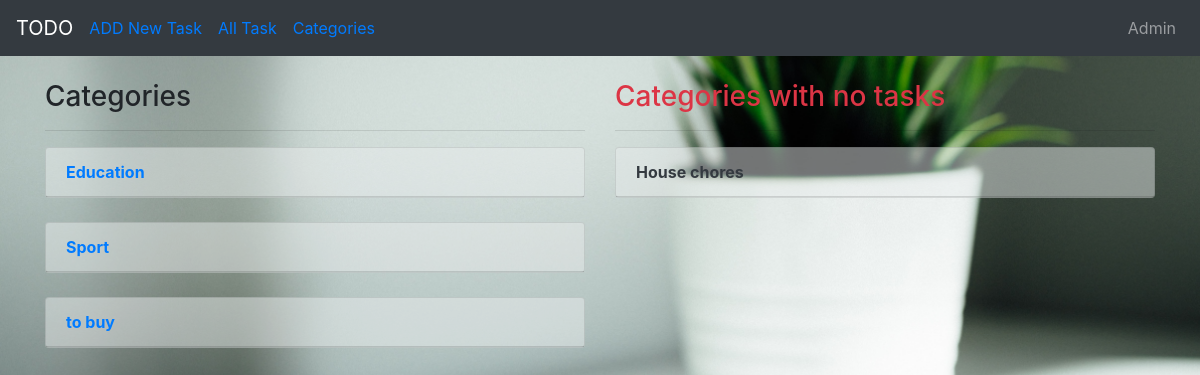
Page /categories/ on the committed database.
### todo/models.py (models this page shows, shortened)
class Categories(models.Model):
    categories_name = models.CharField(max_length=20, primary_key=True)
    objects = EmptyList()
    objects2 = FullList()
    def __str__(self):
        return self.categories_name
    class Meta:
        ordering = ["categories_name"]
        verbose_name_plural = "Categories"

### todo/views.py (the view)
# urls.py: path('categories/', CategoryView.as_view(), name='categories'),
class CategoryView(ListView):
    model = Categories
    template_name = 'categories.html'
    def get_context_data(self, **kwargs):  # new
        context = super(CategoryView, self).get_context_data(**kwargs)
        context['cat_empty'] = Categories.objects.empty_task()
        context['cat_full'] = Categories.objects2.full_task()
        print(context)
        return context

### todo/models.py (called while the page is built)
    def empty_task(self):
        return self.annotate(num_responses=Coalesce(models.Count("task"), 0)).filter(num_responses__lt=1)

    def full_task(self):
        return self.annotate(num_responses=Coalesce(models.Count("task"), 0)).filter(num_responses__gt=0)

### templates/categories.html (shortened to what this page needs)
{% extends 'base.html' %}
{% load static %}
{% block page_style %}
     <link rel="stylesheet" href={% static 'list.css' %}>
{% endblock %}
{% block content %}
    <div class="row my-4">
        <div class="col-6">
        <h3> Categories</h3>
        <hr>
            {% for cat in cat_full %}
                <div class="card">
                    <div class="card-header">
                       <a href="{% url 'categories_detail' cat.pk %}"><span class="font-weight-bold">{{ cat.categories_name }}</span></a>
                    </div>
                </div>
                <br />
            {% endfor %}
        </div>
        <div class="col-6">
        <h3 class="text-danger"> Categories with no tasks</h3>
        <hr>
            {% for cat in cat_empty %}
                <div class="card">
                    <div class="card-header">
                       <a href="{% url 'categories_detail' cat.pk %}">
                           <span class="text-dark font-weight-bold">{{ cat.categories_name }}</span></a>
                    </div>
                </div>
                <br/>
            {% endfor %}
        </div>
    </div>
{% endblock content %}

### static/main_style.css (style rules this page uses)
body { background-image: url("../static/img/10.jpg"); background-size: cover; background-repeat: no-repeat; }

### static/list.css (style rules this page uses)
.card { background-color: rgba(251,255,255,0.47) !important; }

### rows in the picture
Categories: categories_name "Education"
Categories: categories_name "Sport"
Categories: categories_name "to buy"
Categories: categories_name "House chores"
